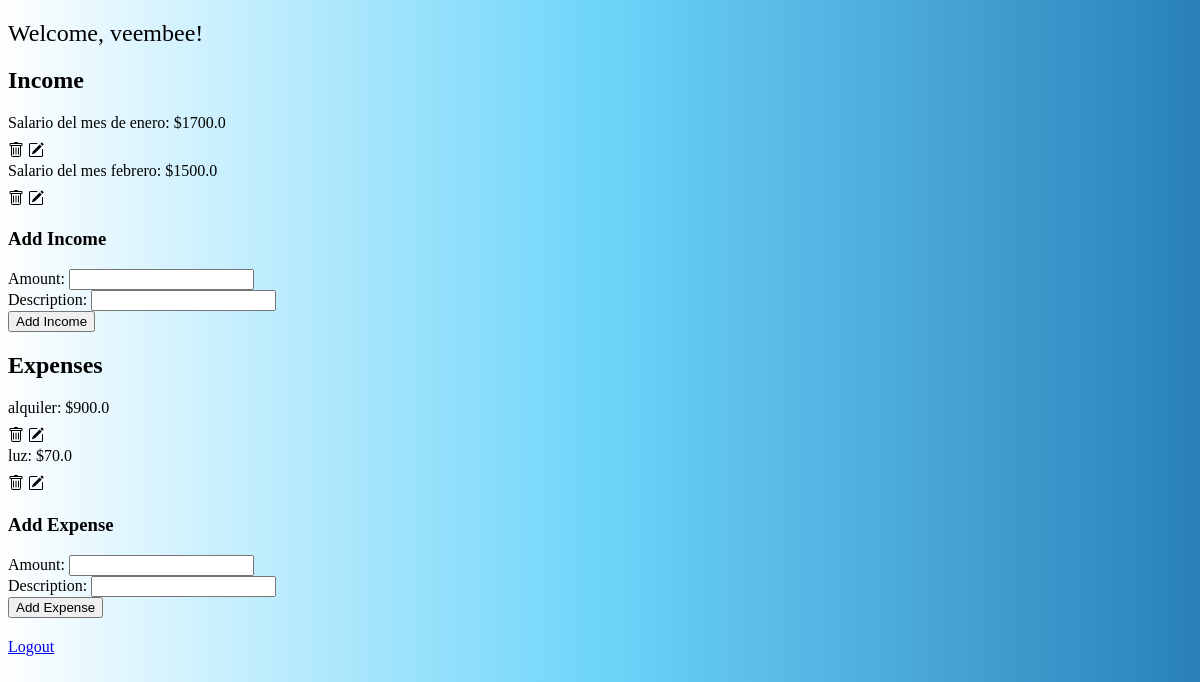
The page /dashboard (signed in) on the database as committed earlier.
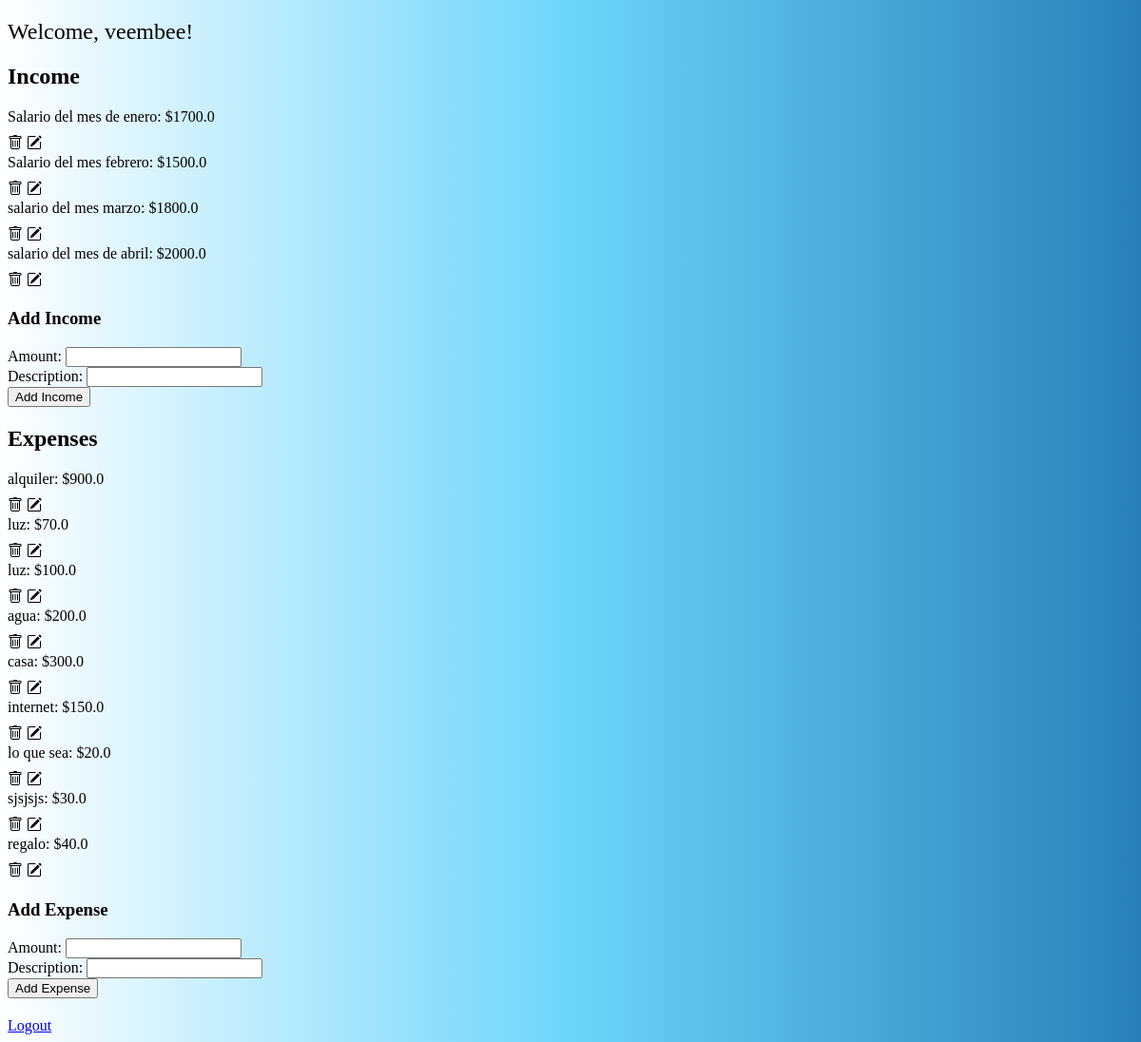
The same page on the database as committed later.
### models.py (models this page shows, shortened)
class User(db.Base, UserMixin):
    __tablename__ = "users"
    __table_args__ = {"sqlite_autoincrement": True}
    id = Column(Integer, primary_key=True)
    name= Column (String(150), unique= True, nullable= False)
    email = Column (String (200), unique=True, nullable= False)
    username = Column(String(150), unique=True, nullable=False)
    password = Column(String(150), nullable=False)
    income = relationship('Income', backref='user', lazy=True)
    expenses = relationship('Expense', backref='user', lazy=True)

class Income(db.Base):
    __tablename__ = "incomes"
    __table_args__ = {"sqlite_autoincrement": True}
    id = Column(Integer, primary_key=True)
    amount = Column(Float, nullable=False)
    description = Column(String(200), nullable=False)
    user_id = Column(Integer, ForeignKey('users.id'), nullable=False)

class Expense(db.Base):
    __tablename__ = "expenses"
    __table_args__ = {"sqlite_autoincrement": True}
    id = Column(Integer, primary_key=True)
    amount = Column(Float, nullable=False)
    description = Column(String(200), nullable=False)
    user_id = Column(Integer, ForeignKey('users.id'), nullable=False)

### main.py (the view, shortened to what this page needs)
@app.route('/dashboard', methods=["GET", "POST"])
@login_required
def dashboard():
    incomes = db.session.query(Income).filter_by(user_id=current_user.id).all()
    expenses = db.session.query(Expense).filter_by(user_id=current_user.id).all()
    return render_template("dashboard.html", incomes=incomes, expenses=expenses)

### main.py (called while the page is built)
@login_manager.user_loader
def load_user(user_id):
    return db.session.query(User).get(int(user_id))

### templates/dashboard.html (shortened to what this page needs)
<!DOCTYPE html>
<html lang="en">
<head>
    <link rel="stylesheet" href="{{ url_for('static', filename='main.css') }}">
</head>
<body>
    <main>
        <h2 class="title">Welcome, {{ current_user.username }}!</h2>
        <h2>Income</h2>
        <ul>
            {% for income in incomes %}
                <li>{{ income.description }}: ${{ income.amount }}</li>
            <form method="POST" action="{{ url_for('delete_income', id=income.id) }}" style="display:inline;">
                <button type="submit" style="background:none; border:none; padding:0; cursor:pointer;">
                </button>
            </form>
            <form method="POST" action="{{ url_for('edit_income', id=income.id) }}" style="display:inline;">
                    <button type="submit" style="background:none; border:none; padding:0; cursor:pointer;">
                    </button>
            </form>
            {% endfor %}
        </ul>
        <h3>Add Income</h3>
        <form method="POST" action="{{ url_for('dashboard') }}">
            <label for="income_amount">Amount:</label>
            <input type="number" id="income_amount" name="income_amount" step="0.01" required><br>
            <label for="income_description">Description:</label>
            <input type="text" id="income_description" name="income_description" required><br>
            <button type="submit">Add Income</button>
        </form>
        <h2>Expenses</h2>
        <ul>
            {% for expense in expenses %}
                <li>{{ expense.description }}: ${{ expense.amount }}</li>
            <form method="POST" action="{{ url_for('delete_expense', id=expense.id) }}" style="display:inline;">
                    <button type="submit" style="background:none; border:none; padding:0; cursor:pointer;">
                    </button>
            </form>
            <form method="POST" action="{{ url_for('edit_expense', id=expense.id) }}" style="display:inline;">
                    <button type="submit" style="background:none; border:none; padding:0; cursor:pointer;">
                    </button>
            </form>
            {% endfor %}
        </ul>
        <h3>Add Expense</h3>
        <form method="POST" action="{{ url_for('dashboard') }}">
            <label for="expense_amount">Amount:</label>
            <input type="number" id="expense_amount" name="expense_amount" step="0.01" required><br>
            <label for="expense_description">Description:</label>
            <input type="text" id="expense_description" name="expense_description" required><br>
            <button type="submit">Add Expense</button>
        </form>
        <a href="/logout" id="add-expense-button" class="btn btn-primary">Logout</a>
    </main>
</body>
</html>

### static/main.css (style rules this page uses)
body { background: #2980B9; background: -webkit-linear-gradient(to right, #FFFFFF, #6DD5FA, #2980B9); background: linear-gradient(to right, #FFFFFF, #6DD5FA, #2980B9); }
.title { font-family: "Handlee", cursive; font-weight: 400; font-style: normal; }
form { margin-bottom: 20px; }
ul { list-style-type: none; padding: 0; }
li { margin-bottom: 10px; }

Rows that differ between the two databases and show on the page:
added Income: description "salario del mes marzo", amount "1800.0"
added Income: description "salario del mes de abril", amount "2000.0"
added Expense: description "luz", amount "100.0"
added Expense: description "agua", amount "200.0"
added Expense: description "casa", amount "300.0"
added Expense: description "internet", amount "150.0"
added Expense: description "lo que sea", amount "20.0"
added Expense: description "sjsjsjs", amount "30.0"
added Expense: description "regalo", amount "40.0"
